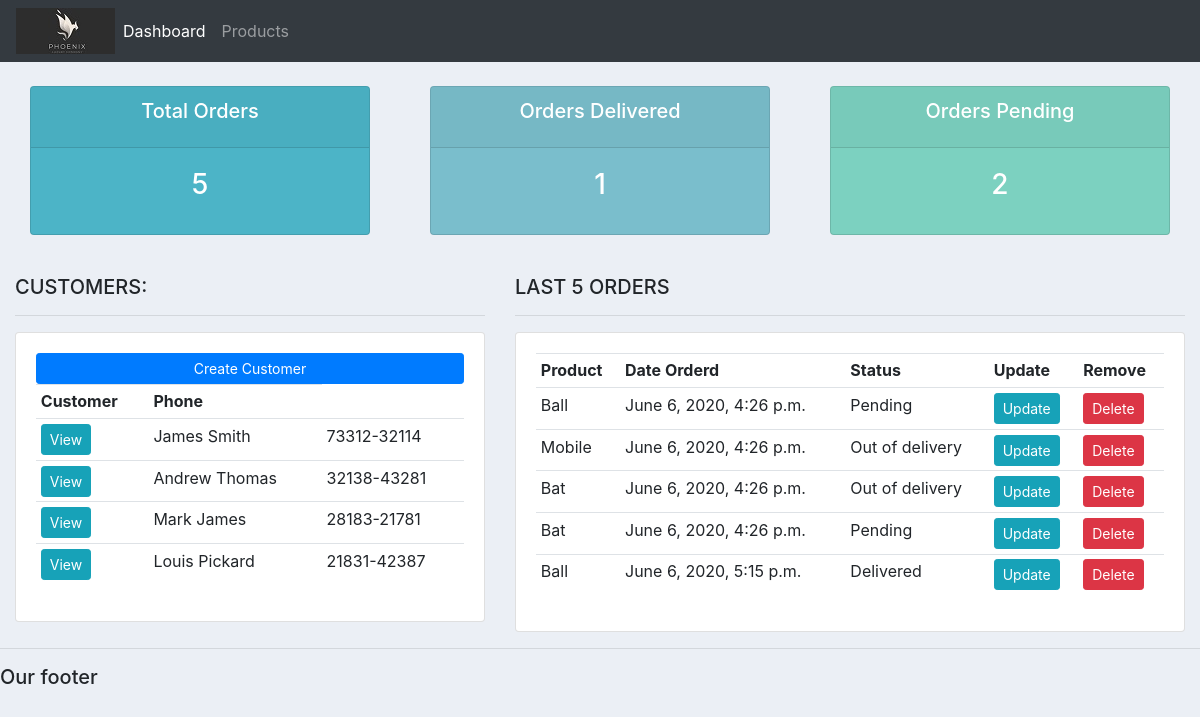
The app's page /, older data.
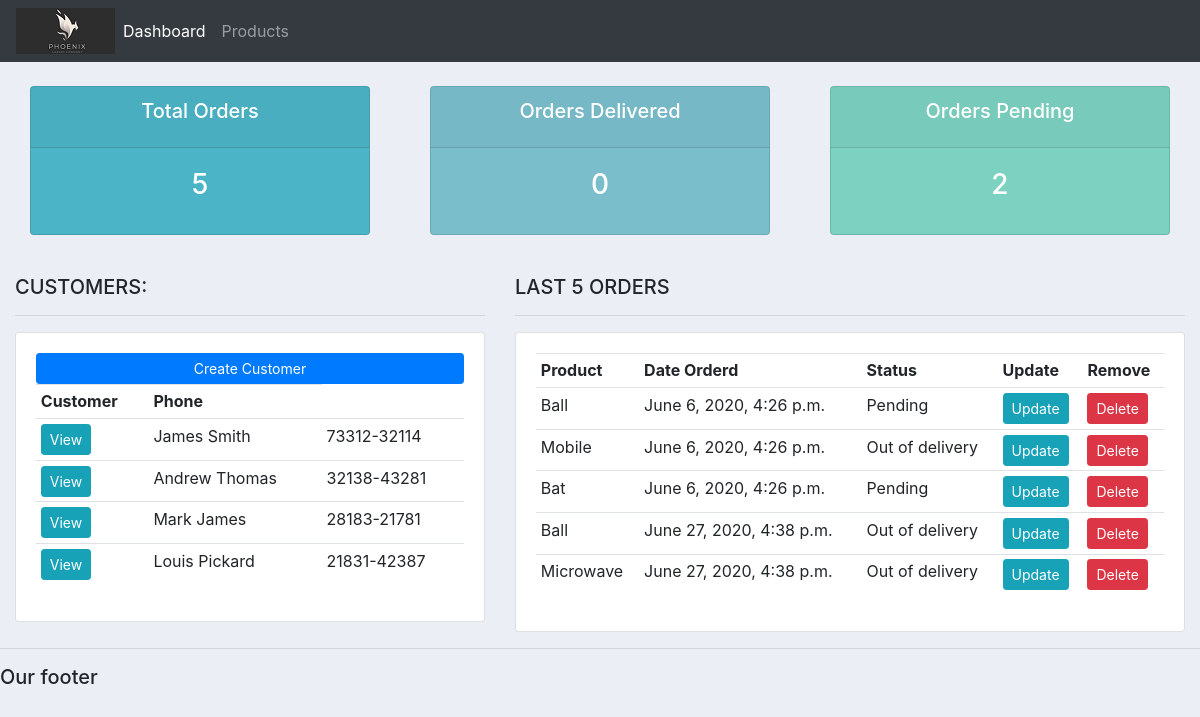
The same page, newer data.
### accounts/models.py (models this page shows, shortened)
class Customer(models.Model):
	name = models.CharField(max_length = 200, null=True)
	phone = models.CharField(max_length = 200, null=True)
	email = models.CharField(max_length = 200, null=True)
	date_create = models.DateTimeField(auto_now_add=True, null=True)

class order(models.Model):
	STATUS = (
		('Pending', 'Pending'),
		('Out of delivery', 'Out of delivery'),
		('Delivered', 'Delivered'),
		)
	customer = models.ForeignKey(Customer, null=True, on_delete = models.SET_NULL)
	product = models.ForeignKey(Product, null=True, on_delete = models.SET_NULL)
	date_created = models.DateTimeField(auto_now_add=True, null=True)
	status = models.CharField(max_length=200, null=True, choices=STATUS)

class Product(models.Model):
	CATAGORY = (
			('Indoor', 'Indoor'),
			('Out door', 'Out door'),
		)
	name = models.CharField(max_length = 200, null=True)
	price = models.FloatField(null=True)
	category = models.CharField(max_length = 200, null=True, choices = CATAGORY)
	description = models.CharField(max_length = 200, null=True, blank=True)
	date_created = models.DateTimeField(auto_now_add=True, null=True)
	tags =models.ManyToManyField(Tag)
	def __str__(self):
		return self.name

### accounts/views.py (the view)
# urls.py: path('', views.home, name='home'),
def home(request):
	orders = order.objects.all()
	customers = Customer.objects.all()
	total_customers = customers.count()
	total_orders = order.objects.all().count()
	delivered = orders.filter(status='Delivered').count()
	pending = orders.filter(status='Pending').count()
	context = {
		'orders': orders,
		'customers': customers,
		'total_customers': total_customers,
		'total_orders': total_orders,
		'delivered': delivered,
		'pending': pending
	}
	return render(request,'accounts/dashboard.html', context)

### accounts/templates/accounts/dashboard.html
{% extends 'accounts/main.html' %}
{% block content %}
{% include 'accounts/status.html' %}
<br>
<div class="row">
	<div class="col-md-5">
		<h5>CUSTOMERS:</h5>
		<hr>
		<div class="card card-body">
			<a class="btn btn-primary  btn-sm btn-block" href="">Create Customer</a>
			<table class="table table-sm">
				<tr>
					<th>Customer</th>
					<th>Phone</th>
				</tr>
				{% for customer in customers %}
					<tr>
						<td><a class="btn btn-sm btn-info" href="{% url 'customer' customer.id %}">View</a></td>
						<td>{{customer.name}}</td>
						<td>{{customer.phone}}</td>
					</tr>
				{% endfor %}
			</table>
		</div>
	</div>
	<div class="col-md-7">
		<h5>LAST 5 ORDERS</h5>
		<hr>
		<div class="card card-body">
			<table class="table table-sm">
				<tr>
					<th>Product</th>
					<th>Date Orderd</th>
					<th>Status</th>
					<th>Update</th>
					<th>Remove</th>
				</tr>
				{% for order in orders %}
					<tr>
						<td>{{order.product}}</td>
						<td>{{order.date_created}}</td>
						<td>{{order.status}}</td>
						<td><a class="btn btn-sm btn-info" href="{% url 'update_order' order.id %}">Update</a></td>
						<td><a class="btn btn-sm btn-danger" href="{% url 'delete_order' order.id %}">Delete</a></td>
					</tr>
				{% endfor %}
			</table>
		</div>
	</div>
</div>
{% endblock %}

Row changes from the older to the newer data that the page shows:
removed order: product "Bat", date_created "June 6, 2020, 4:26 p.m.", status "Out of delivery"
removed order: product "Ball", date_created "June 6, 2020, 5:15 p.m.", status "Delivered"
added order: product "Ball", date_created "June 27, 2020, 4:38 p.m.", status "Out of delivery"
added order: product "Microwave", date_created "June 27, 2020, 4:38 p.m.", status "Out of delivery"
Text that changed along with them:
{{ delivered }}: "1" → "0"
